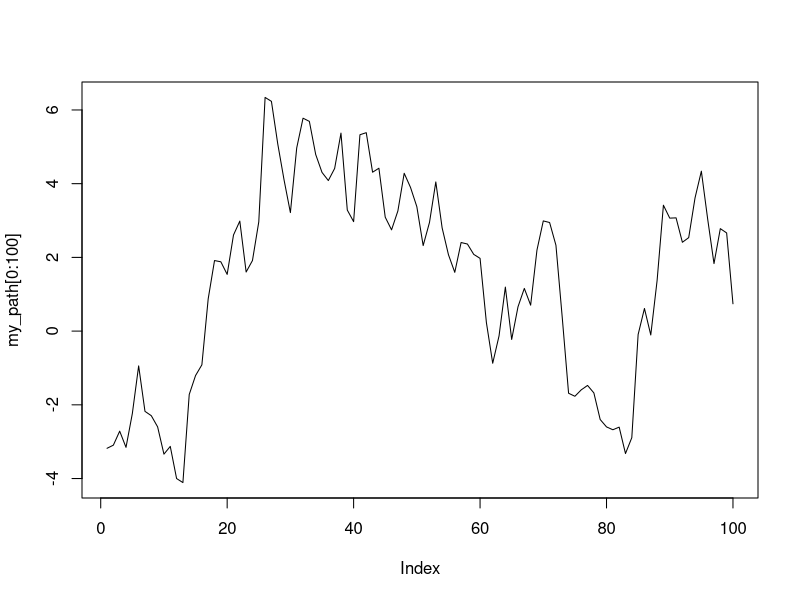
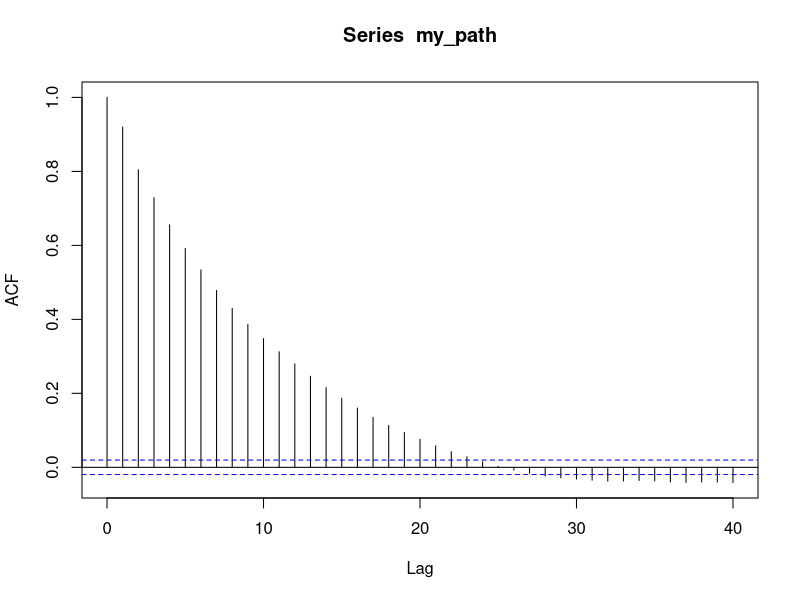
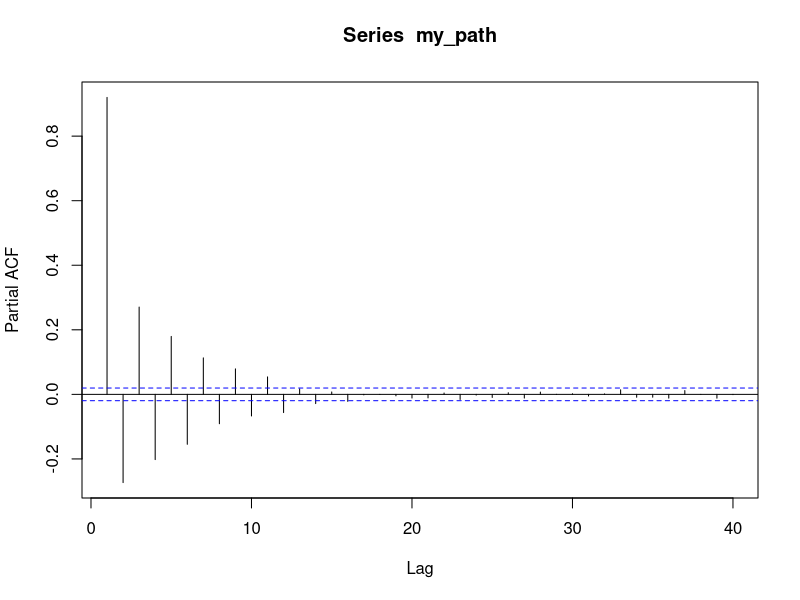
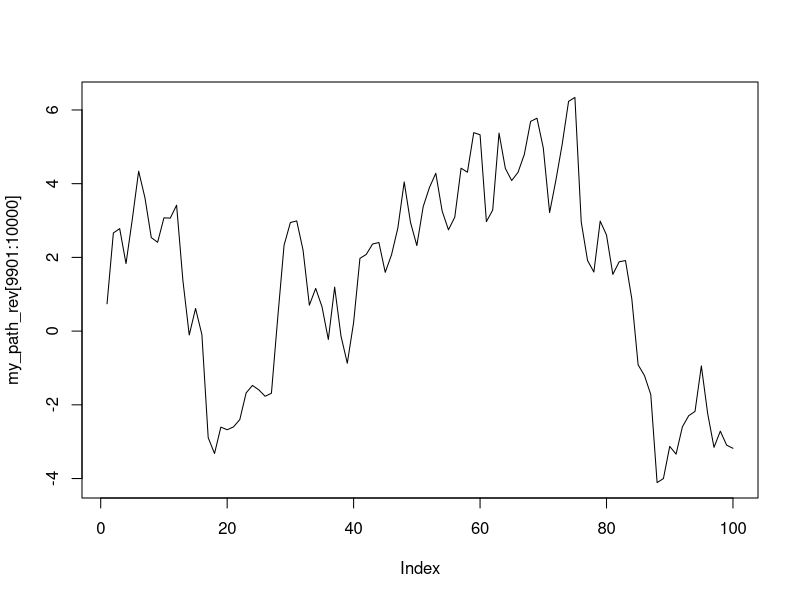
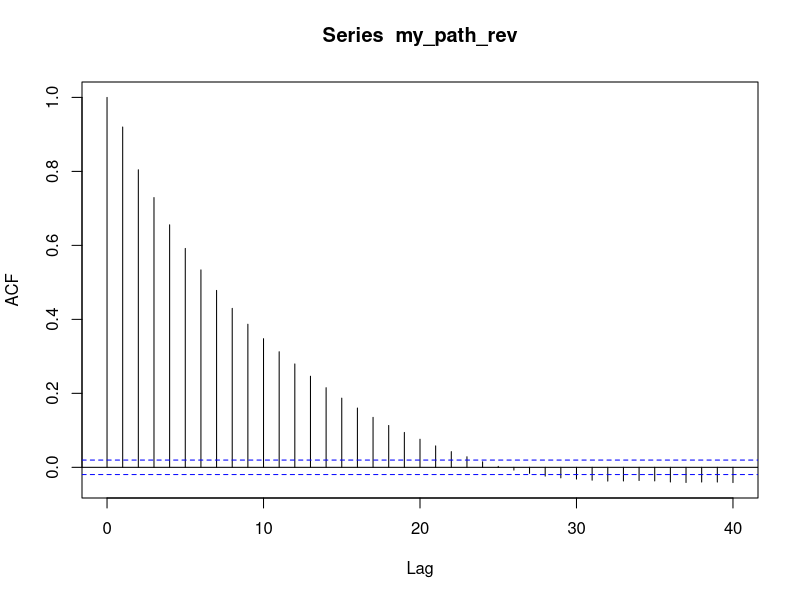
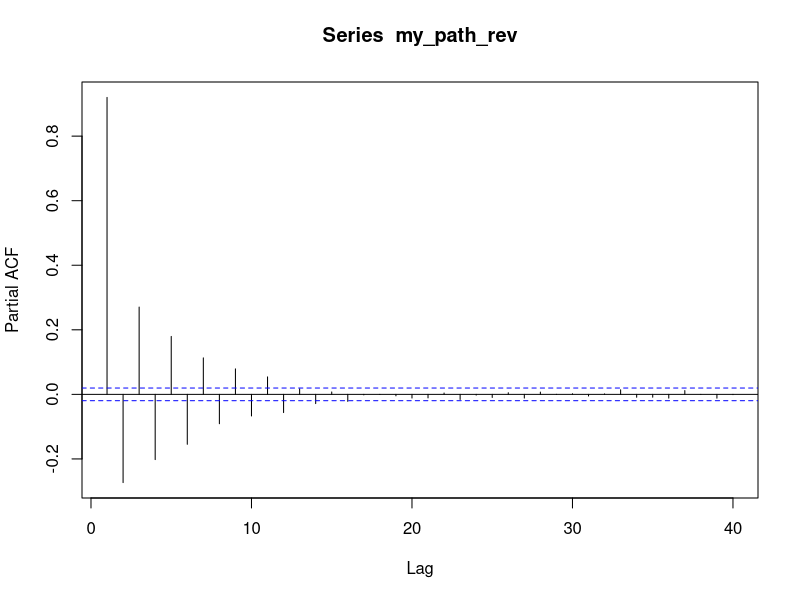

These charts were generated, in order, by the following R code:
### Question 2 ##########################################################
# part b ######################

phi <- c(0.1, 0.57, 0.135)
polyroot(c(1, -phi))
theta <- c(1.3, 0.26, -0.112)
polyroot(c(1, theta))

my_path <- arima.sim(model = list(ma=theta, ar=phi), n = 10000)
plot(my_path[0:100], type='l')

acf(my_path)
pacf(my_path)

arima(my_path, order=c(3,0,3), include.mean=FALSE)
c(phi, theta)

my_path_rev <- rev(my_path)
plot(my_path_rev[9901:10000], type='l')

acf(my_path_rev)
pacf(my_path_rev)

arima(my_path_rev, order=c(3,0,3), include.mean=FALSE)
c(phi, theta)
